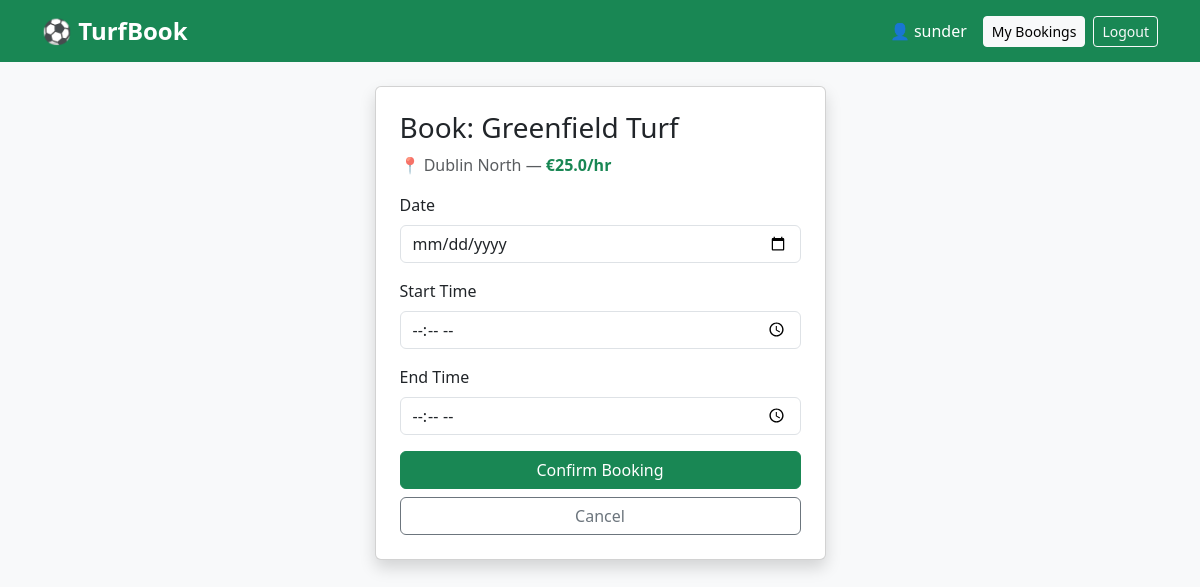
The page /book/1 (signed in) on the database its author committed.
### tables this page shows
CREATE TABLE turfs (
            id INTEGER PRIMARY KEY AUTOINCREMENT,
            name TEXT NOT NULL,
            location TEXT NOT NULL,
            price_per_hour REAL NOT NULL,
            available INTEGER DEFAULT 1
        );

### app.py (the view, shortened to what this page needs)
@app.route('/book/<int:turf_id>', methods=['GET','POST'])
def book(turf_id):
    if 'user_id' not in session:
        return redirect('/login')
    db = get_db()
    turf = db.execute("SELECT * FROM turfs WHERE id=?", (turf_id,)).fetchone()
    db.close()
    return render_template('book.html', turf=turf)

### database.py (called while the page is built)
def get_db():
    conn = sqlite3.connect('turf.db')
    conn.row_factory = sqlite3.Row
    return conn

### templates/book.html
{% extends 'base.html' %}
{% block content %}
<div class="row justify-content-center">
<div class="col-md-5">
    <div class="card shadow p-4">
        <h3>Book: {{ turf.name }}</h3>
        <p class="text-muted">📍 {{ turf.location }} — <strong class="text-success">€{{ turf.price_per_hour }}/hr</strong></p>
        <form method="POST">
            <div class="mb-3">
                <label class="form-label">Date</label>
                <input type="date" name="date" class="form-control" required>
            </div>
            <div class="mb-3">
                <label class="form-label">Start Time</label>
                <input type="time" name="start_time" class="form-control" required>
            </div>
            <div class="mb-3">
                <label class="form-label">End Time</label>
                <input type="time" name="end_time" class="form-control" required>
            </div>
            <button class="btn btn-success w-100">Confirm Booking</button>
            <a href="/" class="btn btn-outline-secondary w-100 mt-2">Cancel</a>
        </form>
    </div>
</div>
</div>
{% endblock %}

### rows shown on the page
turfs: name "Greenfield Turf", location "Dublin North", price_per_hour "25.0"

### other values the page prints
{{ session.username }} "sunder"
